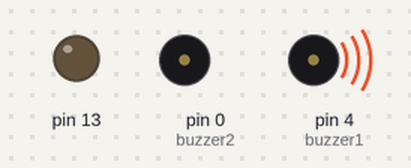
Simulated run of this sketch. Board: Arduino Uno, built with avr-gcc and run on an emulated ATmega328P. Shown: output pins drawn as LEDs (lit = HIGH), buzzer (waves = sounding, pin HIGH).

Above: at 0.2 s.
At 1.3 s:
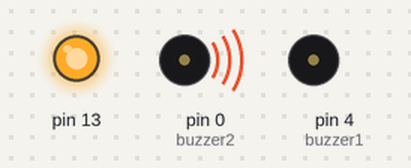
At 2.9 s:
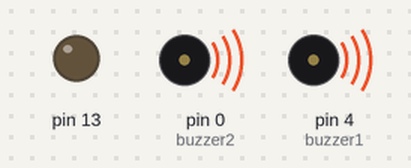
At 3.3 s:
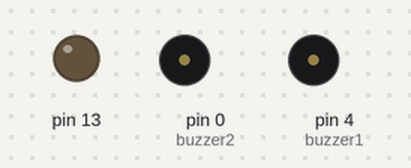
At 5.1 s:
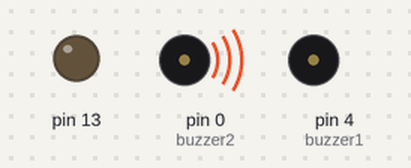
Timing chart, 0 to 6.4 s (numbered marks = the images above):
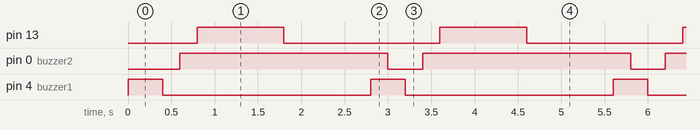

Measured:
- by itself, pin 13: alternates HIGH for 1.0 s and LOW for 1.8 s
- by itself, pin 0 (buzzer2): alternates HIGH for 2.4 s and LOW for 0.40 s
- by itself, pin 4 (buzzer1): alternates HIGH for 0.40 s and LOW for 2.4 s

The sketch:

sketch_aug26a_buzz_n_led.ino
```cpp
const int buzzer1 =  4;
const int buzzer2 =  0;

void setup() {
  pinMode(buzzer1, OUTPUT);
  pinMode(buzzer2, OUTPUT);
  pinMode(13, OUTPUT);

}

void loop(){

  digitalWrite(buzzer1, HIGH);
  delay(200);
  digitalWrite(buzzer2, LOW);
  delay(200);
  digitalWrite(buzzer1, LOW);
  delay(200);
  digitalWrite(buzzer2, HIGH);
  delay(200);
  digitalWrite(13, HIGH);
  delay(1000);
  digitalWrite(13, LOW);
  delay(1000);
}
```
